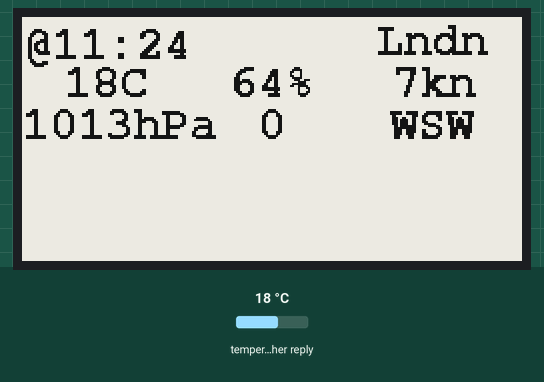
Simulated run of this sketch. Board: ESP32. Shown: 250×122 one-colour display. Inputs (shaded band) come from the test bench; at power-on: temperature in the weather reply 18 °C. WiFi joins after 1.5 s; servers stay silent unless stated; web services answer with replies made up by the test bench; what the sketch prints to the serial monitor is not drawn.

Above: at 3.8 s.
At 4.4 s:
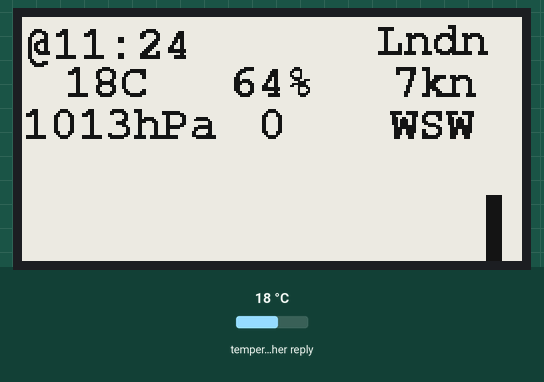

The sketch:

Barometer.ino
```cpp
#include <WiFi.h>
#include "hidden.h"
#include "model.h"
#include "display.h"

inline void tdelay(size_t millis) {
	vTaskDelay(millis / portTICK_PERIOD_MS);
}

void connect() {
	Serial.print("Connecting to WiFi: ");
	WiFi.begin(ssid, passwd);

	while (WiFi.status() != WL_CONNECTED) {
		tdelay(1000);
		Serial.print(".");
	}

	Serial.println("Connected to IP Address: ");
	Serial.print(WiFi.localIP());
	Serial.println();
	WiFi.setAutoReconnect(true);
}

APIFetcher fetcher(city, api_key);
Display::DisplayWrapper dw;
Display::OverlayHandler handler = Display::OverlayHandler(dw);

Display::Frame above(0, 0, 248, 64);
Display::Frame bottom(0, 64, 240, 64);

Display::Table table = Display::Table(3, 3, above);
Display::Barometer baro = Display::Barometer(24, bottom);

void setup() {
	Serial.begin(115200);
	tdelay(1000);
	connect();
	handler.add_component(&table);
	handler.add_component(&baro);
}

static long last_entry = 0;


void loop() {
	std::unique_ptr<Model> d = fetcher.get_data();
	if (d != nullptr ) {
		if (d->dt - last_entry > 0)
		{
			auto c = handler.get_components();
			for (auto i : c)
			{
				i->update(*d);
				i->paint(dw);
			}

			last_entry = d->dt;
		}
	}

	tdelay(300000);
}
```

display.h
```cpp
#pragma once
#include <Arduino.h>
#include <GxEPD2_BW.h>
#include <epd/GxEPD2_213_B73.h>
#include <Fonts/FreeMonoBold12pt7b.h>
#include <Fonts/FreeMono12pt7b.h>
#include <vector>

#include "model.h"

using DisplayType = GxEPD2_BW<GxEPD2_213_B73, GxEPD2_213_B73::HEIGHT>;

namespace Display {
	class DisplayWrapper;

	struct Frame {
		const Point2D upper_left;
		const int32_t width, height;

		Frame(uint32_t x, uint32_t y, int32_t w, int32_t h) :
			upper_left(Point2D(x, y)), width(w), height(h)
		{}
	};

	struct IComponent {
		virtual void paint(DisplayWrapper& display) = 0;
		virtual void update(const Model& data) = 0;
	};

	class DisplayWrapper : public DisplayType {
	public:

		DisplayWrapper() :
			DisplayType(GxEPD2_213_B73(SS, 17, 16, 4))  // GDEH0213B73
		{
			init(115200);
			setRotation(3);
			setTextColor(GxEPD_BLACK);
			setFullWindow();
			fillScreen(GxEPD_WHITE);
			Serial.println("Display Wrapper loaded");
		}

		void set_frame(const Frame& fr) {
			setPartialWindow(fr.upper_left.x, fr.upper_left.y,
				fr.width, fr.height);
		}

		void blank_frame(const Frame& fr) {
			fillRect(fr.upper_left.x, fr.upper_left.y,
				fr.width, fr.height, GxEPD_WHITE);
		}
	};

	class Table : public IComponent {
		class Cell {
			Point2D pxy;
			String message;

		public:
			Cell() :
				pxy(Point2D(0, 0)), message("")
			{}

			Cell(int32_t x, int32_t y) :
				pxy(Point2D(x, y)), message("")
			{}

			Cell(const Cell& other) :
				pxy(other.pxy), message(other.message)
			{}

			Cell(Cell&& other) noexcept :
				pxy(std::move(other.pxy)), message(std::move(other.message))
			{}

			Cell& operator=(const Cell& other) {
				if (this == &other) {
					return *this;
				}

				pxy = other.pxy;
				message = other.message;
				return *this;
			}

			Point2D offset_point(int32_t bx, int32_t by) const {
				int32_t xo = pxy.x + bx;
				int32_t yo = pxy.y + by;
				return Point2D(xo < 0 ? 0 : xo, yo < 0 ? 0 : yo);
			}

			void setMessage(const String& msg) {
				this->message = msg;
			}

			const String& getMessage() const {
				return message;
			}

			String printMessage() const {
				String str = "{";
				str += message;
				str += "}";
				return str;
			}

			String printCursor() const {
				String str = "{x: ";
				str += pxy.x;
				str += " y: ";
				str += pxy.y;
				str += "}";
				return str;
			}
		};
		const Frame& m_frame;
		const size_t rows;
		const size_t cols;
		const int32_t rowHeight;
		const int32_t colWidth;
		std::vector<std::vector<Cell>> cells;

	public:
		Table(size_t rows, size_t cols, const Frame& fr) :
			rows(rows), cols(cols), rowHeight(fr.height / rows), colWidth(fr.width / cols),
			cells(rows, std::vector<Cell>(cols)), m_frame(fr)
		{
			int32_t rowStep = rowHeight;
			for (size_t i = 0; i != rows; i++) {
				int32_t colStep = 0;
				for (size_t j = 0; j != cols; j++) {
					cells[i][j] = Cell(colStep, rowStep);
					colStep += colWidth;
				}
				rowStep += rowHeight;
			}
		}

		const std::vector<Cell>& operator[](int row) const {
			return cells[row];
		}

		Point2D centerElement(const Cell& cell, DisplayType& display) {
			int16_t tbx, tby; //not used
			uint16_t tbw = 0, tbh = 0;

			//Serial.println("OriginCursor: " + String(cell.printCursor()));

			if (!cell.getMessage().isEmpty()); {
				display.getTextBounds(cell.getMessage(), 0, 0, &tbx, &tby, &tbw, &tbh);
				//Serial.println("tbw: " + String(tbw) + " tbh: " + String(tbh));
				int32_t bx = (colWidth - tbw);
				bx = (bx < 0) ? bx : bx / 2;       //outta box?
				int32_t by = (rowHeight - tbh);
				by = (by < 0) ? by : by / 2;
				//Serial.println("bx: " + String(bx) + " by: " + String(by));
				Point2D res = cell.offset_point(bx, -by); //should
				//Serial.println("OffsetCursor: " + res.toString());
				//Serial.println();
				return res;
			}
		}

		virtual void paint(DisplayWrapper& display) override {
			Serial.println("Draw Table");
			display.set_frame(m_frame);
			display.setFont(&FreeMonoBold12pt7b);
			display.firstPage();

			do {
				display.blank_frame(m_frame);
				for (size_t i = 0; i != rows; i++)
				{
					for (size_t j = 0; j != cols; j++)
					{
						const Cell& c = cells[i][j]; //changed
						Point2D offs = centerElement(c, display);
						display.setCursor(offs.x, offs.y);
						display.print(c.getMessage());
					}
				}
			} while (display.nextPage());
		}

		size_t cycle = 0;

		void update(const Model& data) {
			Serial.println("Update Table");
			cells[0][0].setMessage("@" + unixToString(data.dt));
			cells[0][2].setMessage(removeVowels(data.name));

			cells[1][0].setMessage(String((int)(data.main_temp)) + "C");
			cells[1][1].setMessage(String(data.main_humidity) + "%");
			cells[1][2].setMessage(String((int)(data.wind_speed/*m/s*/ * 1.94)) + "kn");

			cells[2][0].setMessage(String(data.main_pressure) + "hPa ");
			cells[2][1].setMessage(String(cycle));
			cells[2][2].setMessage(degToString(data.wind_deg));
			cycle++;
		}
	};

	template<class T>
	static int32_t linear_transform(const T& val, const T& curr_min, const T& curr_max, const T& target_min, const T& target_max) {
		if (curr_min >= curr_max) {
			Serial.printf("linearTransform: min >= max %d , %d", curr_min, curr_max);
			return 0;
		}
		//(Wert - Minimum Wert)* (Neuer Maximalwert - Neuer Minimalwert) / (Maximalwert - Minimalwert) + Neuer Minimalwert
		return static_cast<int32_t>((val - curr_min) * (target_max - target_min)) / (curr_max - curr_min) + target_min;
	}

	class Barometer : public IComponent {
		FixedBuffer<int32_t> values;
		const Frame& m_frame;
		const int32_t y_max, y_min; //pixels
		long last_entry = 0;

	public:
		Barometer(size_t hours, const Frame& fr) :
			values(hours), y_min(0), y_max(fr.height), m_frame(fr)
		{
			for (auto i : values) {
				values[i] = 0;
			}
		}

//#define TEST
#ifdef TEST
		std::vector<int32_t> test_vec;

		virtual void update(const Model& data) override {
			int32_t start = 950;
			for (auto i : values) {
				test_vec.push_back(linear_transform<int32_t>(start, 950, 1050, y_min, y_max));
				start += 4;
			}
		}

		virtual void paint(DisplayWrapper& display) override {
			Serial.println("Drawing Barometer");
			static const int32_t width = 9;
			static const int32_t gap = 1;
			display.set_frame(m_frame);
			do
			{
				display.blank_frame(m_frame);
				int32_t cursor_x = m_frame.upper_left.x + m_frame.width - width + gap; //offset move right
				for (const auto i : test_vec)
				{
					display.fillRect(cursor_x, m_frame.upper_left.y + m_frame.height, width, -i, GxEPD_BLACK);
					Serial.printf("cursor_x set: %d , val: %d\n", cursor_x, i);
					cursor_x -= (width + gap);
				}
			} while (display.nextPage());
		}
#endif
#ifndef TEST
		virtual void update(const Model& data) override {
			if (data.dt - last_entry >= 3600) {
				Serial.println("Update Barometer");
				auto s = linear_transform<int32_t>(data.main_pressure, 950, 1050, y_min, y_max);
				values.push_and_pop(s);
				last_entry = data.dt;
			}
		}

		virtual void paint(DisplayWrapper& display) override {
			Serial.println("Drawing Barometer");

			static const int32_t width = 9;
			static const int32_t gap = 1;
			display.set_frame(m_frame);
			do
			{
				display.blank_frame(m_frame);
				int32_t cursor_x = m_frame.upper_left.x + m_frame.width - width + gap; //offset

				for (const auto i : values)
				{
					display.fillRect(cursor_x, m_frame.upper_left.y + m_frame.height, width, -i, GxEPD_BLACK);
					Serial.printf("cursor_x set: %d , val: %d\n", cursor_x, i);
					cursor_x -= (width + gap);
				}
			} while (display.nextPage());
		}
#endif
	};

	class OverlayHandler {
		DisplayWrapper& m_display;
		std::vector<IComponent*> components;

	public:
		OverlayHandler(DisplayWrapper& display) :
			m_display(display)
		{}

		~OverlayHandler() {
			for (size_t i = 0; i != components.size(); i++)
			{
				delete components[i];
			}
			components.clear();
		}

		void add_component(IComponent* comp) {
			components.push_back(comp);
		}

		const std::vector<IComponent*>& get_components() {
			return components;
		}
	};
}
```

model.h
```cpp
#pragma once
#include <HTTPClient.h>
#include <ArduinoJson.h>
#include <ArduinoJson.hpp>
#include <memory>

struct Model {
	float coord_lon;
	float coord_lat;
	int weather_0_id;
	const char* weather_0_main;
	const char* weather_0_description;
	const char* weather_0_icon;
	const char* base;
	float main_temp;
	float main_feels_like;
	float main_temp_min;
	float main_temp_max;
	int main_pressure;
	int main_humidity;
	int visibility;
	float wind_speed;
	int wind_deg;
	int clouds_all;
	long dt;
	int sys_type;
	long sys_id;
	const char* sys_country;
	long sys_sunrise;
	long sys_sunset;
	int timezone;
	long id;
	const char* name;
	int cod;

	Model(StaticJsonDocument<1024>& doc) {
		this->coord_lon = doc["coord"]["lon"]; // 13.4334
		this->coord_lat = doc["coord"]["lat"]; // 52.295

		JsonObject weather_0 = doc["weather"][0];
		this->weather_0_id = weather_0["id"]; // 800
		this->weather_0_main = weather_0["main"]; // "Clear"
		this->weather_0_description = weather_0["description"]; // "clear sky"
		this->weather_0_icon = weather_0["icon"]; // "01d"
		this->base = doc["base"]; // "stations"

		JsonObject main = doc["main"];
		this->main_temp = main["temp"];
		this->main_feels_like = main["feels_like"]; // 281.02
		this->main_temp_min = main["temp_min"]; // 282.03
		this->main_temp_max = main["temp_max"]; // 284.41
		this->main_pressure = main["pressure"]; // 1021
		this->main_humidity = main["humidity"]; // 31
		this->visibility = doc["visibility"]; // 10000
		this->wind_deg = doc["wind"]["deg"]; // 170
		this->clouds_all = doc["clouds"]["all"]; // 0
		this->wind_speed = doc["wind"]["speed"]; // 4.12
		this->dt = doc["dt"]; // 1678976154

		JsonObject sys = doc["sys"];
		this->sys_type = sys["type"]; // 2
		this->sys_id = sys["id"]; // 2038480
		this->sys_country = sys["country"]; // "DE"
		this->sys_sunrise = sys["sunrise"]; // 1678943962
		this->sys_sunset = sys["sunset"]; // 1678986648
		this->timezone = doc["timezone"]; // 3600
		this->id = doc["id"]; //155348
		this->name = doc["name"]; //"London"
		this->cod = doc["cod"]; // 200
	}
};

class APIFetcher {
	HTTPClient http;
	String url = "https://api.openweathermap.org/data/2.5/weather?id=";
	StaticJsonDocument<1024> doc;

public:
	APIFetcher(const char* city, const char* apiKey)
	{
		url += city;
		url += "&appid=";
		url += apiKey;
		url += "&units=metric";
		http.useHTTP10(true);
	}


	std::unique_ptr<Model> get_data() {
		http.begin(url);
		int httpCode = http.GET();
		if (httpCode == 200) {
			DeserializationError error = deserializeJson(doc, http.getStream());
			if (error) {
				Serial.print("deserializeJson() failed: ");
				Serial.println(error.c_str());
			}
			std::unique_ptr<Model> ptr(new Model(doc));
			doc.clear();
			return ptr;
		}
		Serial.print("Error code: ");
		Serial.println(httpCode);
		doc.clear();
		http.end();
		return nullptr;
	}
};

template<class T>
class FixedBuffer {
	T* arr = nullptr;
	const size_t m_cap;

public:
	FixedBuffer(const size_t cap) :
		m_cap(cap)
	{
		arr = new T[cap];

		for (size_t i = 0; i != m_cap; i++) {
			arr[i] = T();
		}
	}

	~FixedBuffer() {
		delete[] arr;
	}

	T& operator[](const size_t idx) {
		assert(idx >= 0 && idx <= m_cap - 1);
		return arr[idx];
	}

	void push_and_pop(const T& elem) {
		for (size_t i = m_cap - 1; i >= 1; i--)
		{
			arr[i] = arr[i - 1];
		}
		arr[0] = elem;
	}

	const size_t size() const {
		return m_cap;
	}

	T* begin() {
		return arr;
	}

	T* end() {
		return arr + m_cap;
	}
};

struct Point2D {
	int32_t x, y;

	Point2D() :
		x(0), y(0)
	{}

	Point2D(int32_t x, int32_t y) :
		x(x), y(y)
	{}

	Point2D& operator=(const Point2D& other) {
		x = other.x;
		y = other.y;
		return *this;
	}

	Point2D operator+(const Point2D& other) const {
		return Point2D(x + other.x, y + other.y);
	}

	Point2D operator-(const Point2D& other) const {
		return Point2D(x - other.x, y - other.y);
	}

	Point2D operator*(const Point2D& other) const {
		return Point2D(x * other.x, y * other.y);
	}

	String toString() {
		return "[x: " + String(x) + " ,y: " + String(y) + "]";
	}
};

static bool isVowel(char c) {
	switch (c) {
	case 'a':
	case 'e':
	case 'i':
	case 'o':
	case 'u':
	case 'A':
	case 'E':
	case 'I':
	case 'O':
	case 'U':
		return true;
	default:
		return false;
	}
}

static String removeVowels(String input) {
	String output = "";
	int length = input.length();

	for (int i = 0; i < length; i++) {
		char currentChar = input.charAt(i);

		if (i == 0 || i == length - 1 || !isVowel(currentChar)) {
			output += currentChar;
		}
	}

	return output;
}

static boolean summertime_EU(int year, byte month, byte day, byte hour, byte tzHours)
{
	/* European Daylight Savings Time calculation by "jurs" for German Arduino Forum
	   input parameters: "normal time" for year, month, day, hour and tzHours (0=UTC, 1=MEZ)
	   return value: returns true during Daylight Saving Time, false otherwise */

	if (month < 2 || month>9) { //Month zero indexed
		return false;
	}
	if (month > 2 && month < 9) {
		return true;
	}
	if (month == 2 && (hour + 24 * day) >= (1 + tzHours + 24 * (31 - (5 * year / 4 + 4) % 7)) || month == 9 && (hour + 24 * day) < (1 + tzHours + 24 * (31 - (5 * year / 4 + 1) % 7))) {
		Serial.println("DST");
		return true;
	}
	else {
		return false;
	}
}

static String unixToString(long unix)
{
	time_t t = static_cast<time_t>(unix);
	tm* mytm = gmtime(&t);
	auto hour = mytm->tm_hour;
	hour += (summertime_EU(mytm->tm_year, mytm->tm_mon, mytm->tm_mday, mytm->tm_hour, 0)) ? 2 : 1;
	String min = (mytm->tm_min < 10) ? "0" + String(mytm->tm_min) : String(mytm->tm_min);
	return String(hour) + ":" + min;
}

static const char* courses[16] = { "N", "NNO", "NO", "ONO", "O", "OSO", "SO", "SSO", "S", "SSW", "SW", "WSW", "W", "WNW", "NW", "NNW" };

static String degToString(size_t dir)
{
	dir = static_cast<size_t>((dir / 22.5) + 0.5) % 16;
	return String(courses[dir]);
}
```

Measured:
- what the display in image 0 shows lasts 0.5 s, from 3.8 s to 4.3 s
